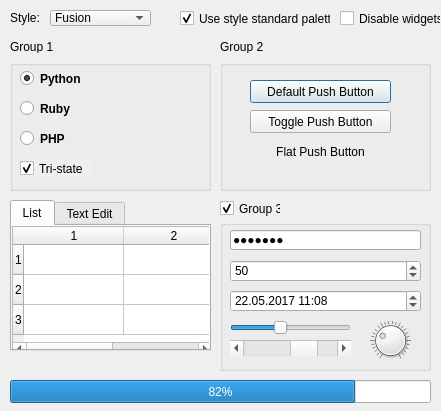
<?xml version="1.0" encoding="UTF-8"?>
<ui version="4.0">
 <class>Frame</class>
 <widget class="QFrame" name="Frame">
  <property name="geometry">
   <rect>
    <x>0</x>
    <y>0</y>
    <width>441</width>
    <height>411</height>
   </rect>
  </property>
  <property name="windowTitle">
   <string>Frame</string>
  </property>
  <widget class="QLabel" name="label">
   <property name="geometry">
    <rect>
     <x>10</x>
     <y>10</y>
     <width>31</width>
     <height>16</height>
    </rect>
   </property>
   <property name="text">
    <string>Style:</string>
   </property>
  </widget>
  <widget class="QComboBox" name="comboBox">
   <property name="geometry">
    <rect>
     <x>50</x>
     <y>10</y>
     <width>101</width>
     <height>16</height>
    </rect>
   </property>
   <item>
    <property name="text">
     <string>Fusion</string>
    </property>
   </item>
  </widget>
  <widget class="QCheckBox" name="checkBox">
   <property name="geometry">
    <rect>
     <x>180</x>
     <y>10</y>
     <width>151</width>
     <height>17</height>
    </rect>
   </property>
   <property name="text">
    <string>Use style standard palette</string>
   </property>
   <property name="checked">
    <bool>true</bool>
   </property>
  </widget>
  <widget class="QCheckBox" name="checkBox_2">
   <property name="geometry">
    <rect>
     <x>340</x>
     <y>10</y>
     <width>101</width>
     <height>17</height>
    </rect>
   </property>
   <property name="text">
    <string>Disable widgets</string>
   </property>
  </widget>
  <widget class="QLabel" name="label_2">
   <property name="geometry">
    <rect>
     <x>10</x>
     <y>40</y>
     <width>47</width>
     <height>13</height>
    </rect>
   </property>
   <property name="text">
    <string>Group 1</string>
   </property>
  </widget>
  <widget class="QGroupBox" name="groupBox">
   <property name="geometry">
    <rect>
     <x>10</x>
     <y>60</y>
     <width>201</width>
     <height>131</height>
    </rect>
   </property>
   <property name="title">
    <string/>
   </property>
   <widget class="QRadioButton" name="radioButton">
    <property name="geometry">
     <rect>
      <x>10</x>
      <y>10</y>
      <width>82</width>
      <height>17</height>
     </rect>
    </property>
    <property name="font">
     <font>
      <weight>75</weight>
      <bold>true</bold>
     </font>
    </property>
    <property name="tabletTracking">
     <bool>false</bool>
    </property>
    <property name="acceptDrops">
     <bool>false</bool>
    </property>
    <property name="autoFillBackground">
     <bool>false</bool>
    </property>
    <property name="text">
     <string>Python</string>
    </property>
    <property name="checked">
     <bool>true</bool>
    </property>
   </widget>
   <widget class="QRadioButton" name="radioButton_3">
    <property name="geometry">
     <rect>
      <x>10</x>
      <y>40</y>
      <width>82</width>
      <height>17</height>
     </rect>
    </property>
    <property name="font">
     <font>
      <weight>75</weight>
      <bold>true</bold>
     </font>
    </property>
    <property name="text">
     <string>Ruby</string>
    </property>
   </widget>
   <widget class="QRadioButton" name="radioButton_2">
    <property name="geometry">
     <rect>
      <x>10</x>
      <y>70</y>
      <width>51</width>
      <height>17</height>
     </rect>
    </property>
    <property name="font">
     <font>
      <weight>75</weight>
      <bold>true</bold>
     </font>
    </property>
    <property name="text">
     <string>PHP</string>
    </property>
   </widget>
   <widget class="QCheckBox" name="checkBox_4">
    <property name="geometry">
     <rect>
      <x>10</x>
      <y>100</y>
      <width>70</width>
      <height>17</height>
     </rect>
    </property>
    <property name="font">
     <font>
      <weight>50</weight>
      <bold>false</bold>
     </font>
    </property>
    <property name="mouseTracking">
     <bool>true</bool>
    </property>
    <property name="tabletTracking">
     <bool>false</bool>
    </property>
    <property name="focusPolicy">
     <enum>Qt::StrongFocus</enum>
    </property>
    <property name="contextMenuPolicy">
     <enum>Qt::DefaultContextMenu</enum>
    </property>
    <property name="autoFillBackground">
     <bool>true</bool>
    </property>
    <property name="text">
     <string>Tri-state</string>
    </property>
    <property name="checkable">
     <bool>true</bool>
    </property>
    <property name="checked">
     <bool>true</bool>
    </property>
    <property name="autoRepeat">
     <bool>false</bool>
    </property>
    <property name="autoExclusive">
     <bool>false</bool>
    </property>
    <property name="tristate">
     <bool>true</bool>
    </property>
   </widget>
  </widget>
  <widget class="QGroupBox" name="groupBox_2">
   <property name="geometry">
    <rect>
     <x>220</x>
     <y>60</y>
     <width>211</width>
     <height>131</height>
    </rect>
   </property>
   <property name="title">
    <string/>
   </property>
   <widget class="QPushButton" name="pushButton">
    <property name="geometry">
     <rect>
      <x>30</x>
      <y>20</y>
      <width>141</width>
      <height>23</height>
     </rect>
    </property>
    <property name="text">
     <string>Default Push Button</string>
    </property>
    <property name="checkable">
     <bool>false</bool>
    </property>
    <property name="checked">
     <bool>false</bool>
    </property>
    <property name="default">
     <bool>true</bool>
    </property>
   </widget>
   <widget class="QPushButton" name="pushButton_2">
    <property name="geometry">
     <rect>
      <x>30</x>
      <y>50</y>
      <width>141</width>
      <height>23</height>
     </rect>
    </property>
    <property name="autoFillBackground">
     <bool>false</bool>
    </property>
    <property name="text">
     <string>Toggle Push Button</string>
    </property>
    <property name="checkable">
     <bool>false</bool>
    </property>
    <property name="checked">
     <bool>false</bool>
    </property>
    <property name="autoRepeat">
     <bool>false</bool>
    </property>
    <property name="autoExclusive">
     <bool>false</bool>
    </property>
    <property name="autoDefault">
     <bool>false</bool>
    </property>
    <property name="default">
     <bool>false</bool>
    </property>
   </widget>
   <widget class="QPushButton" name="pushButton_3">
    <property name="geometry">
     <rect>
      <x>30</x>
      <y>80</y>
      <width>141</width>
      <height>23</height>
     </rect>
    </property>
    <property name="text">
     <string>Flat Push Button</string>
    </property>
    <property name="flat">
     <bool>true</bool>
    </property>
   </widget>
  </widget>
  <widget class="QTabWidget" name="tabWidget">
   <property name="geometry">
    <rect>
     <x>10</x>
     <y>200</y>
     <width>201</width>
     <height>151</height>
    </rect>
   </property>
   <property name="font">
    <font>
     <weight>50</weight>
     <bold>false</bold>
    </font>
   </property>
   <property name="currentIndex">
    <number>0</number>
   </property>
   <widget class="QWidget" name="tab">
    <attribute name="title">
     <string>List</string>
    </attribute>
    <widget class="QTableWidget" name="tableWidget">
     <property name="geometry">
      <rect>
       <x>0</x>
       <y>0</y>
       <width>201</width>
       <height>131</height>
      </rect>
     </property>
     <row>
      <property name="text">
       <string>1</string>
      </property>
     </row>
     <row>
      <property name="text">
       <string>2</string>
      </property>
     </row>
     <row>
      <property name="text">
       <string>3</string>
      </property>
     </row>
     <column>
      <property name="text">
       <string>1</string>
      </property>
     </column>
     <column>
      <property name="text">
       <string>2</string>
      </property>
     </column>
    </widget>
   </widget>
   <widget class="QWidget" name="tab_2">
    <attribute name="title">
     <string>Text Edit</string>
    </attribute>
   </widget>
  </widget>
  <widget class="QProgressBar" name="progressBar">
   <property name="geometry">
    <rect>
     <x>10</x>
     <y>380</y>
     <width>421</width>
     <height>23</height>
    </rect>
   </property>
   <property name="value">
    <number>82</number>
   </property>
   <property name="alignment">
    <set>Qt::AlignCenter</set>
   </property>
   <property name="textVisible">
    <bool>true</bool>
   </property>
   <property name="invertedAppearance">
    <bool>false</bool>
   </property>
   <property name="textDirection">
    <enum>QProgressBar::TopToBottom</enum>
   </property>
   <property name="format">
    <string>%p%</string>
   </property>
  </widget>
  <widget class="QGroupBox" name="groupBox_3">
   <property name="geometry">
    <rect>
     <x>220</x>
     <y>220</y>
     <width>211</width>
     <height>151</height>
    </rect>
   </property>
   <property name="title">
    <string/>
   </property>
   <widget class="QLineEdit" name="lineEdit">
    <property name="geometry">
     <rect>
      <x>10</x>
      <y>10</y>
      <width>191</width>
      <height>20</height>
     </rect>
    </property>
    <property name="text">
     <string>dsdfsdf</string>
    </property>
    <property name="echoMode">
     <enum>QLineEdit::Password</enum>
    </property>
   </widget>
   <widget class="QSpinBox" name="spinBox">
    <property name="geometry">
     <rect>
      <x>10</x>
      <y>40</y>
      <width>191</width>
      <height>22</height>
     </rect>
    </property>
    <property name="value">
     <number>50</number>
    </property>
   </widget>
   <widget class="QSlider" name="horizontalSlider">
    <property name="geometry">
     <rect>
      <x>10</x>
      <y>100</y>
      <width>121</width>
      <height>16</height>
     </rect>
    </property>
    <property name="value">
     <number>40</number>
    </property>
    <property name="orientation">
     <enum>Qt::Horizontal</enum>
    </property>
    <property name="tickPosition">
     <enum>QSlider::NoTicks</enum>
    </property>
    <property name="tickInterval">
     <number>0</number>
    </property>
   </widget>
   <widget class="QDateTimeEdit" name="dateTimeEdit">
    <property name="geometry">
     <rect>
      <x>10</x>
      <y>70</y>
      <width>191</width>
      <height>22</height>
     </rect>
    </property>
    <property name="dateTime">
     <datetime>
      <hour>11</hour>
      <minute>8</minute>
      <second>0</second>
      <year>2017</year>
      <month>5</month>
      <day>22</day>
     </datetime>
    </property>
    <property name="displayFormat">
     <string>dd.MM.yyyy H:mm</string>
    </property>
   </widget>
   <widget class="QDial" name="dial">
    <property name="geometry">
     <rect>
      <x>150</x>
      <y>100</y>
      <width>41</width>
      <height>41</height>
     </rect>
    </property>
    <property name="focusPolicy">
     <enum>Qt::WheelFocus</enum>
    </property>
    <property name="value">
     <number>30</number>
    </property>
    <property name="notchesVisible">
     <bool>true</bool>
    </property>
   </widget>
   <widget class="QScrollBar" name="horizontalScrollBar">
    <property name="geometry">
     <rect>
      <x>10</x>
      <y>120</y>
      <width>121</width>
      <height>16</height>
     </rect>
    </property>
    <property name="cursor">
     <cursorShape>ArrowCursor</cursorShape>
    </property>
    <property name="value">
     <number>70</number>
    </property>
    <property name="orientation">
     <enum>Qt::Horizontal</enum>
    </property>
   </widget>
  </widget>
  <widget class="QLabel" name="label_3">
   <property name="geometry">
    <rect>
     <x>220</x>
     <y>40</y>
     <width>47</width>
     <height>13</height>
    </rect>
   </property>
   <property name="text">
    <string>Group 2</string>
   </property>
  </widget>
  <widget class="QCheckBox" name="checkBox_3">
   <property name="geometry">
    <rect>
     <x>220</x>
     <y>200</y>
     <width>61</width>
     <height>17</height>
    </rect>
   </property>
   <property name="text">
    <string>Group 3</string>
   </property>
   <property name="checkable">
    <bool>true</bool>
   </property>
   <property name="checked">
    <bool>true</bool>
   </property>
  </widget>
 </widget>
 <resources/>
 <connections/>
</ui>
